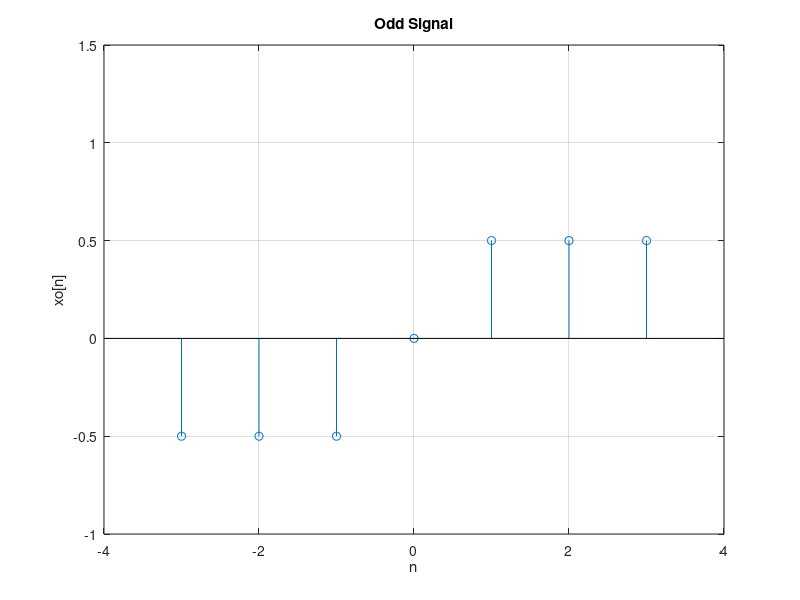

Here is the MATLAB script that generated this plot:
n=-3:3;
xn=[0 0 0 1 1 1 1];
xN=fliplr(xn);
xo=(xn-xN)/2;
stem(n,xo);
axis([-4 4 -1 1.5]);
grid;
xlabel('n');
ylabel('xo[n]');
title('Odd Signal');